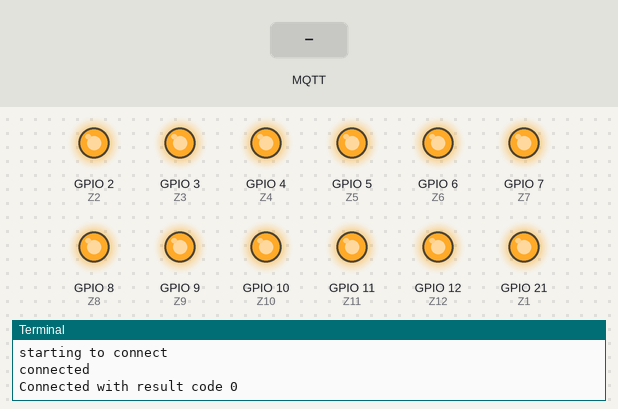
This program was run on a simulated Raspberry Pi (BCM pin numbers). On the bench: output pins drawn as LEDs (lit = HIGH), the last lines printed to the terminal. The inputs (shaded band) are chosen by the test bench. No MQTT or app messages arrive unless stated; the clock reads 2024-03-15 10:24:30 at power-on unless the program sets it.

Above: at 1.3 s.
1.4 s: MQTT message "Z1OPEN" arrives on the first subscribed topic
At 1.9 s:
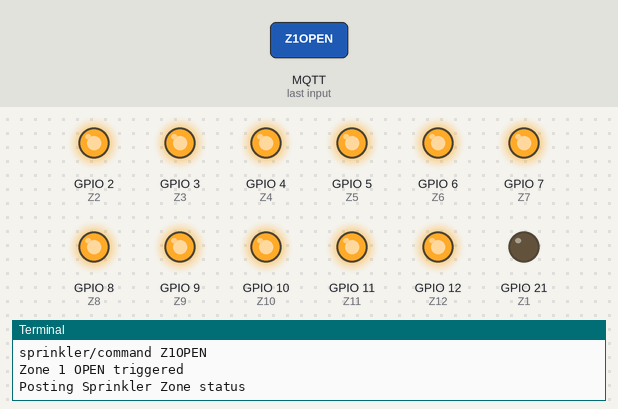
2.9 s: MQTT message "Z2OPEN" arrives on the first subscribed topic
At 4.1 s:
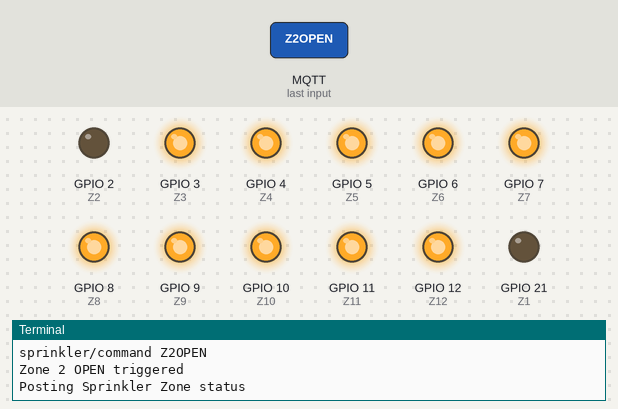
4.4 s: MQTT message "Z1CLOSE" arrives on the first subscribed topic
At 5.4 s:
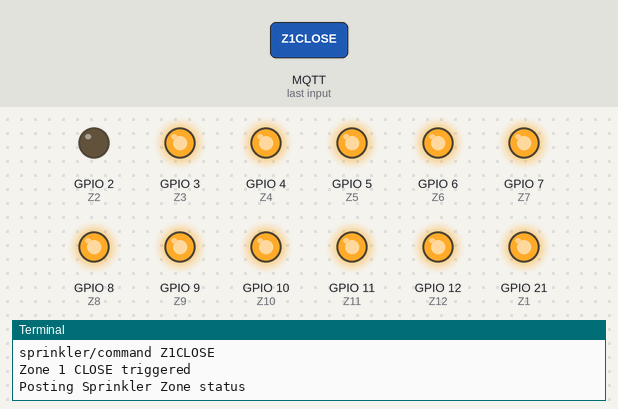
5.9 s: MQTT message "Z3OPEN" arrives on the first subscribed topic
At 6.5 s:
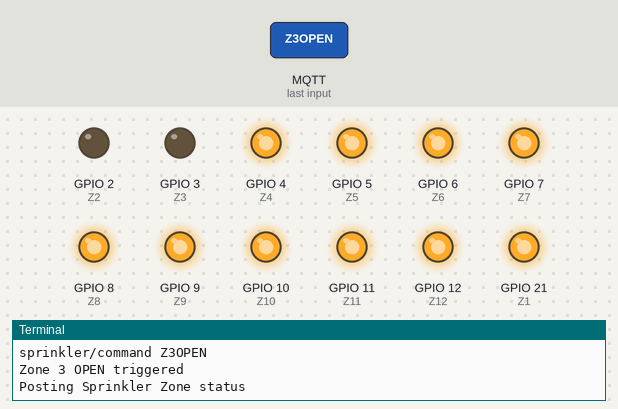
7.4 s: MQTT message "Z2CLOSE" arrives on the first subscribed topic
At 7.7 s:
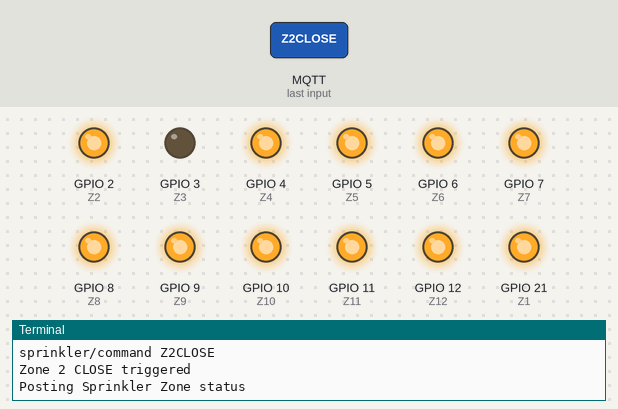
8.9 s: MQTT message "Z4OPEN" arrives on the first subscribed topic
At 10.0 s:
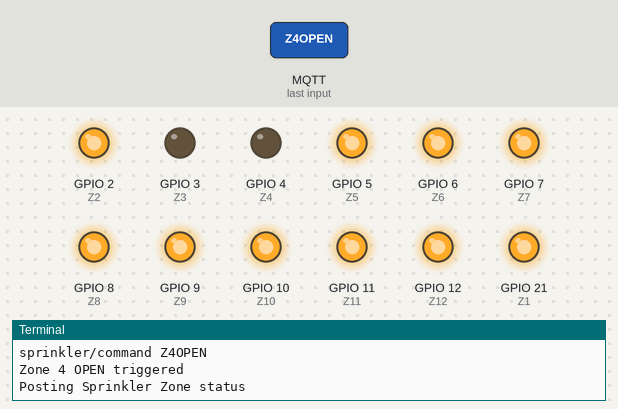
Timing chart, 0 to 11.4 s (numbered marks = the images above; inputs shaded):
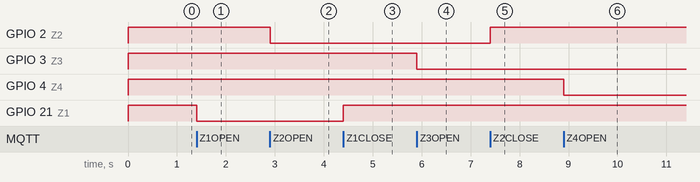

The program:

Pi_sprinkler.py
```python
import paho.mqtt.client as mqtt
import paho.mqtt.publish as publish
import os
import RPi.GPIO as GPIO
import argparse
import signal
import sys
import time
import socket
import logging
import json
import subprocess

# --------------------------------------------------------------
### Initial Setup
# --------------------------------------------------------------

### GPIO setup
# ingore any warnings
GPIO.setwarnings(False)
# Declare variables
GPIO.setmode(GPIO.BCM)
# Sprinkler Zones
Z1 = 21     #Orange
Z2 = 2      #Pink
Z3 = 3      #Yellow
Z4 = 4      #Purple
Z5 = 5      #Green
Z6 = 6      #Grey
Z7 = 7      #Brown
Z8 = 8      #
Z9 = 9      #
Z10 = 10    #
Z11 = 11    #
Z12 = 12    #

# setup GPIO pins to all be output
GPIO.setup(Z1,GPIO.OUT)
GPIO.setup(Z2,GPIO.OUT)
GPIO.setup(Z3,GPIO.OUT)
GPIO.setup(Z4,GPIO.OUT)
GPIO.setup(Z5,GPIO.OUT)
GPIO.setup(Z6,GPIO.OUT)
GPIO.setup(Z7,GPIO.OUT)
GPIO.setup(Z8,GPIO.OUT)
GPIO.setup(Z9,GPIO.OUT)
GPIO.setup(Z10,GPIO.OUT)
GPIO.setup(Z11,GPIO.OUT)
GPIO.setup(Z12,GPIO.OUT)

#set initial values for GPIO pins to be high (counterintuitive but it's off)
GPIO.output(Z1, GPIO.HIGH)
GPIO.output(Z2, GPIO.HIGH)
GPIO.output(Z3, GPIO.HIGH)
GPIO.output(Z4, GPIO.HIGH)
GPIO.output(Z5, GPIO.HIGH)
GPIO.output(Z6, GPIO.HIGH)
GPIO.output(Z7, GPIO.HIGH)
GPIO.output(Z8, GPIO.HIGH)
GPIO.output(Z9, GPIO.HIGH)
GPIO.output(Z10, GPIO.HIGH)
GPIO.output(Z11, GPIO.HIGH)
GPIO.output(Z12, GPIO.HIGH)


# --------------------------------------------------------------
### Functions
# --------------------------------------------------------------

### MQTT settings
broker = 'Hassio IP'
command_topic = "sprinkler/command"
state_topic = "sprinkler/state"
mqttQos = 0
mqttRetained = False


def post_sprinkler_zone_state(data):
    print('Posting Sprinkler Zone status')
    client.publish(state_topic, data, mqttQos, mqttRetained)  #

def on_connect(client, userdata, flags, rc):
    print("Connected with result code "+str(rc))
    client.subscribe(command_topic)

# The callback for when a PUBLISH message is received from the server.
def on_message(client, userdata, msg):
    payload = str(msg.payload.decode('ascii'))  # decode the binary string
    print(msg.topic + " " + payload)
    process_trigger(payload)

def process_trigger(payload):
    if payload == 'Z1OPEN':
        print('Zone 1 OPEN triggered')
        post_sprinkler_zone_state(payload)
        sprinkler_zone_command(payload)


    if payload == 'Z1CLOSE':
        print('Zone 1 CLOSE triggered')
        post_sprinkler_zone_state(payload)
        sprinkler_zone_command(payload)

    if payload == 'Z2OPEN':
        print('Zone 2 OPEN triggered')
        post_sprinkler_zone_state(payload)
        sprinkler_zone_command(payload)

    if payload == 'Z2CLOSE':
        print('Zone 2 CLOSE triggered')
        post_sprinkler_zone_state(payload)
        sprinkler_zone_command(payload)

    if payload == 'Z3OPEN':
        print('Zone 3 OPEN triggered')
        post_sprinkler_zone_state(payload)
        sprinkler_zone_command(payload)

    if payload == 'Z3CLOSE':
        print('Zone 3 CLOSE triggered')
        post_sprinkler_zone_state(payload)
        sprinkler_zone_command(payload)

    if payload == 'Z4OPEN':
        print('Zone 4 OPEN triggered')
        post_sprinkler_zone_state(payload)
        sprinkler_zone_command(payload)

    if payload == 'Z4CLOSE':
        print('Zone 4 CLOSE triggered')
        post_sprinkler_zone_state(payload)
        sprinkler_zone_command(payload)

    if payload == 'Z5OPEN':
        print('Zone 5 OPEN triggered')
        post_sprinkler_zone_state(payload)
        sprinkler_zone_command(payload)

    if payload == 'Z5CLOSE':
        print('Zone 5 CLOSE triggered')
        post_sprinkler_zone_state(payload)
        sprinkler_zone_command(payload)

    if payload == 'Z6OPEN':
        print('Zone 6 OPEN triggered')
        post_sprinkler_zone_state(payload)
        sprinkler_zone_command(payload)

    if payload == 'Z6CLOSE':
        print('Zone 6 CLOSE triggered')
        post_sprinkler_zone_state(payload)
        sprinkler_zone_command(payload)

    if payload == 'Z7OPEN':
        print('Zone 7 OPEN triggered')
        post_sprinkler_zone_state(payload)
        sprinkler_zone_command(payload)

    if payload == 'Z7CLOSE':
        print('Zone 7 CLOSE triggered')
        post_sprinkler_zone_state(payload)
        sprinkler_zone_command(payload)

    if payload == 'Z8OPEN':
        print('Zone 8 OPEN triggered')
        post_sprinkler_zone_state(payload)
        sprinkler_zone_command(payload)

    if payload == 'Z8CLOSE':
        print('Zone 8 CLOSE triggered')
        post_sprinkler_zone_state(payload)
        sprinkler_zone_command(payload)

    if payload == 'Z9OPEN':
        print('Zone 9 OPEN triggered')
        post_sprinkler_zone_state(payload)
        sprinkler_zone_command(payload)

    if payload == 'Z9CLOSE':
        print('Zone 9 CLOSE triggered')
        post_sprinkler_zone_state(payload)
        sprinkler_zone_command(payload)

    if payload == 'Z10OPEN':
        print('Zone 10 OPEN triggered')
        post_sprinkler_zone_state(payload)
        sprinkler_zone_command(payload)

    if payload == 'Z10CLOSE':
        print('Zone 10 CLOSE triggered')
        post_sprinkler_zone_state(payload)
        sprinkler_zone_command(payload)

    if payload == 'Z11OPEN':
        print('Zone 11 OPEN triggered')
        post_sprinkler_zone_state(payload)
        sprinkler_zone_command(payload)

    if payload == 'Z11CLOSE':
        print('Zone 11 CLOSE triggered')
        post_sprinkler_zone_state(payload)
        sprinkler_zone_command(payload)

    if payload == 'Z12OPEN':
        print('Zone 12 OPEN triggered')
        post_sprinkler_zone_state(payload)
        sprinkler_zone_command(payload)

    if payload == 'Z12CLOSE':
        print('Zone 12 CLOSE triggered')
        post_sprinkler_zone_state(payload)
        sprinkler_zone_command(payload)

def sprinkler_zone_command(payload):
    if payload == 'Z1OPEN':
        # Turn GPIO Pin high
        GPIO.output(Z1, GPIO.LOW)
    if payload == 'Z1CLOSE':
        # Turn GPIO Pin low
        GPIO.output(Z1, GPIO.HIGH)
    if payload == 'Z2OPEN':
        # Turn GPIO Pin high
        GPIO.output(Z2, GPIO.LOW)
    if payload == 'Z2CLOSE':
        # Turn GPIO Pin low
        GPIO.output(Z2, GPIO.HIGH)
    if payload == 'Z3OPEN':
        # Turn GPIO Pin high
        GPIO.output(Z3, GPIO.LOW)
    if payload == 'Z3CLOSE':
        # Turn GPIO Pin low
        GPIO.output(Z3, GPIO.HIGH)
    if payload == 'Z4OPEN':
        # Turn GPIO Pin high
        GPIO.output(Z4, GPIO.LOW)
    if payload == 'Z4CLOSE':
        # Turn GPIO Pin low
        GPIO.output(Z4, GPIO.HIGH)
    if payload == 'Z5OPEN':
        # Turn GPIO Pin high
        GPIO.output(Z5, GPIO.LOW)
    if payload == 'Z5CLOSE':
        # Turn GPIO Pin low
        GPIO.output(Z5, GPIO.HIGH)
    if payload == 'Z6OPEN':
        # Turn GPIO Pin high
        GPIO.output(Z6, GPIO.LOW)
    if payload == 'Z6CLOSE':
        # Turn GPIO Pin low
        GPIO.output(Z6, GPIO.HIGH)
    if payload == 'Z7OPEN':
        # Turn GPIO Pin high
        GPIO.output(Z7, GPIO.LOW)
    if payload == 'Z7CLOSE':
        # Turn GPIO Pin low
        GPIO.output(Z7, GPIO.HIGH)
    if payload == 'Z8OPEN':
        # Turn GPIO Pin high
        GPIO.output(Z8, GPIO.LOW)
    if payload == 'Z8CLOSE':
        # Turn GPIO Pin low
        GPIO.output(Z8, GPIO.HIGH)
    if payload == 'Z9OPEN':
        # Turn GPIO Pin high
        GPIO.output(Z9, GPIO.LOW)
    if payload == 'Z9CLOSE':
        # Turn GPIO Pin low
        GPIO.output(Z9, GPIO.HIGH)
    if payload == 'Z10OPEN':
        # Turn GPIO Pin high
        GPIO.output(Z10, GPIO.LOW)
    if payload == 'Z10CLOSE':
        # Turn GPIO Pin low
        GPIO.output(Z10, GPIO.HIGH)
    if payload == 'Z11OPEN':
        # Turn GPIO Pin high
        GPIO.output(Z11, GPIO.LOW)
    if payload == 'Z11CLOSE':
        # Turn GPIO Pin low
        GPIO.output(Z11, GPIO.HIGH)
    if payload == 'Z12OPEN':
        # Turn GPIO Pin high
        GPIO.output(Z12, GPIO.LOW)
    if payload == 'Z12CLOSE':
        # Turn GPIO Pin low
        GPIO.output(Z12, GPIO.HIGH)


print("starting to connect")
client = mqtt.Client()
client.username_pw_set(username='name',password='password')  # need this

client.on_connect = on_connect    # call these on connect and on message
client.on_message = on_message

client.connect(broker)
print("connected")
client.loop_start()    #  run in background and free up main thread


# ### RF
# # pyli disabe=unused-argument
# def exitandler(signal, frame):
#     rfvice.cleanup()
#     sys.exit(0)

# logging.basiConfig(level=logging.INFO, datefmt='%Y-%m-%d %H:%M:%S',
#                     format='%(asctime)-15s - [%(levelname)s] %(module)s: %(message)s', )

try:
    while True:
        pass
finally:
    client.loop_stop()
    GPIO.cleanup()
```

Measured:
- after the input at 1.4 s, GPIO 21 (Z1): HIGH → LOW at once
- after the input at 2.9 s, GPIO 2 (Z2): HIGH → LOW at once
- after the input at 4.4 s, GPIO 21 (Z1): LOW → HIGH at once
- after the input at 5.9 s, GPIO 3 (Z3): HIGH → LOW at once
- after the input at 7.4 s, GPIO 2 (Z2): LOW → HIGH at once
- after the input at 8.9 s, GPIO 4 (Z4): HIGH → LOW at once
